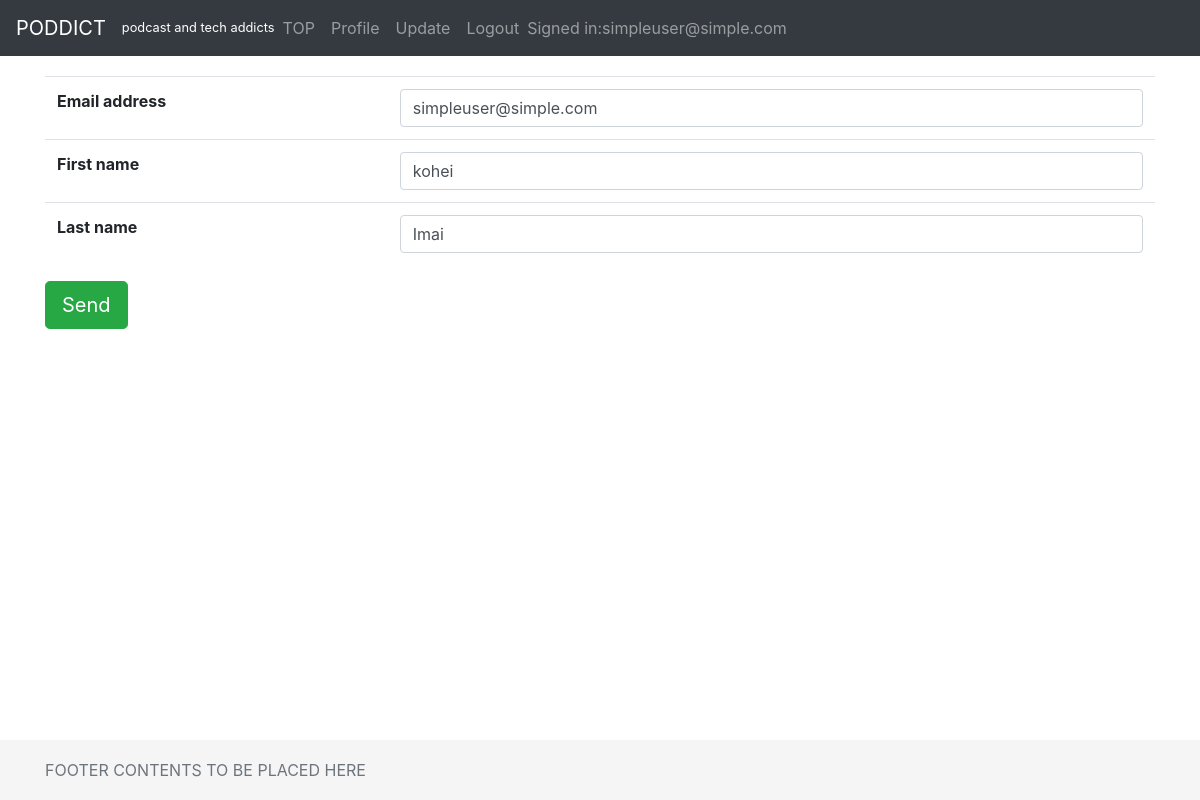
Before: /register/user_update/3/ (signed in) with the older database file.
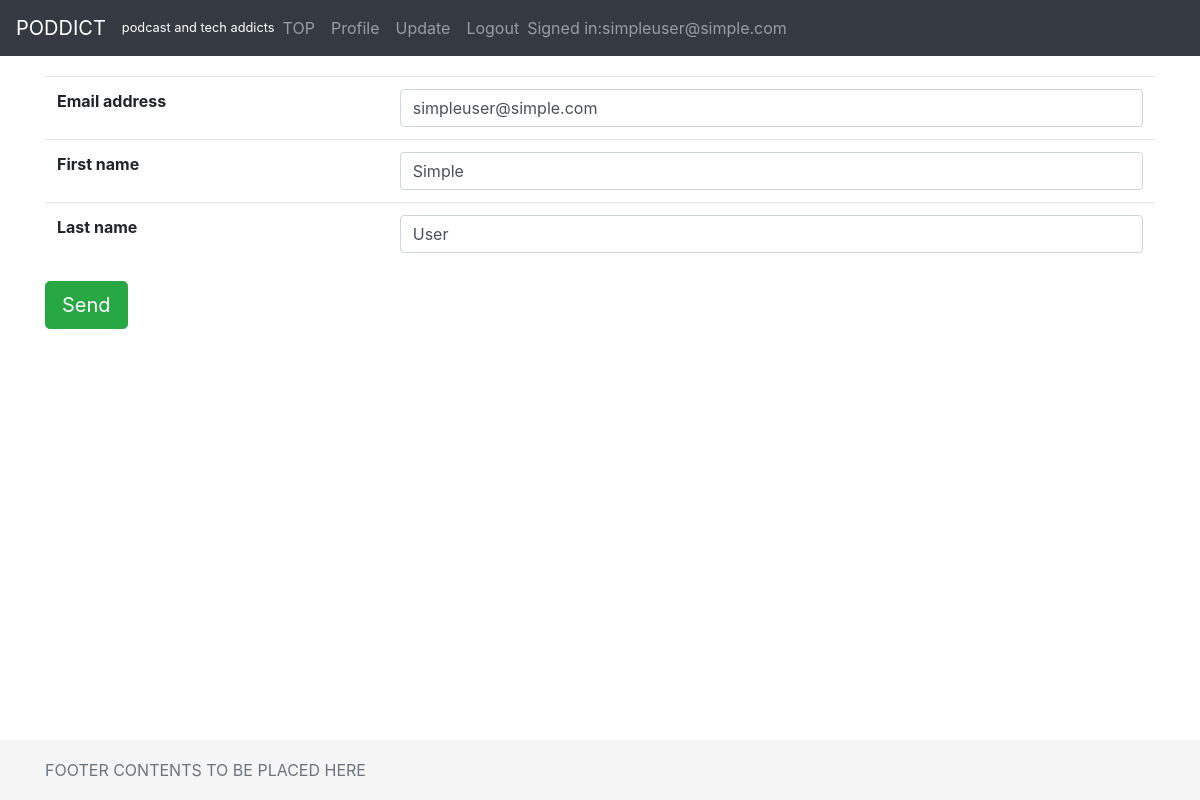
After: the same page with the newer database file.
### register/models.py (models this page shows, shortened)
    class User(AbstractBaseUser, PermissionsMixin):
        email = models.EmailField(_('email address'),unique=True)
        first_name = models.CharField(_('first name'),max_length=30,blank=True)
        last_name = models.CharField(_('last name'),max_length=150,blank=True)
        is_staff = models.BooleanField(
            _('staff status'),
            default=False,
            help_text=_(
                'Designates whether the user can log into this admin site.'),
        )
        is_active = models.BooleanField(
            _('active'),
            default=True,
            help_text=_(
                'Designates wheter this user should be treated as active.'
                'Unselect this instead of deleting accounts.'
            ),
        )
        date_joined = models.DateTimeField(_('date joined'),default=timezone.now)
        objects = UserManager()
        EMAIL_FIELD = 'email'
        USERNAME_FIELD = 'email'
        REQUIRED_FIELDS = []
        class Meta:
            verbose_name = _('user')
            verbose_name_plural = _('users')

### register/views.py (the view, shortened to what this page needs)
# urls.py: path('user_update/<int:pk>/', views.UserUpdate.as_view(), name='user_update'),
class UserUpdate(OnlyYouMixin, generic.UpdateView):
    model = User
    form_class = UserUpdateForm
    template_name = 'register/user_form.html'

### register/forms.py
class UserUpdateForm(forms.ModelForm):
    class Meta:
        model = User
        if User.USERNAME_FIELD == 'email':
            fields = ('email', 'first_name', 'last_name')
        else:
            fields = ('username', 'email', 'first_name', 'last_name')
    def __init__(self, *args, **kwargs):
        super().__init__(*args, **kwargs)
        for field in self.fields.values():
            field.widget.attrs['class'] = 'form-control'

### register/views.py (called while the page is built)
    def test_func(self):
        user = self.request.user
        return user.pk == self.kwargs['pk'] or user.is_superuser

### templates/register/user_form.html (shortened to what this page needs)
{% extends "base.html" %}
{% block contents %}
<form action="" method="POST">
  <table class="table">
    <tbody>
      {% for field in form %}
        <tr>
          <th><label for="{{ field.id_for_label }}">{{ field.label }}</label></th>
          <td>{{ field }} {{field.erros }}</td>
        </tr>
      {% endfor %}
    </tbody>
  </table>
  <button type="submit" class="btn btn-success btn-lg">Send</button>
</form>
{% endblock %}

### pdblog/templates/base.html (shortened to what this page needs)
{% load staticfiles %}
<!doctype html>
<html lang="en">
  <head>
    <link href="{% static 'css/sticky-footer-navbar.css' %}" rel="stylesheet">
    <link href="{% static 'css/pd_bootstrap.css' %}" rel="stylesheet">
</head>
  <body>
    <header>
      <nav class="navbar navbar-expand-md navbar-dark fixed-top bg-dark">
        <a class="navbar-brand" href="{% url 'pdblog:article_list' %}">PODDICT</a>
        <small style="Color:white">podcast and tech addicts</small>
        <div class="collapse navbar-collapse" id="navbarCollapse">
          <ul class="navbar-nav mr-auto">
            <li class="nav-item {% block nav_activate %}{% endblock %}">
              <a class="nav-link" href="{% url 'pdblog:article_list' %}">TOP<span class="sr-only">(current)</span></a></li>
            {% if user.is_authenticated %}
            <li><a class="nav-item nav-link" href="{% url 'register:user_detail' user.pk %}">Profile</a></li>
            <li><a class="nav-item nav-link" href="{% url 'register:user_update' user.pk %}">Update</a></li>
            <li><a class="nav-item nav-link" href="{% url 'register:logout' %}">Logout</a></li>
            <li class="navbar-text">Signed in:{{ user }}</li>
            {% else %}
            <li class="nav-item"><a class="nav-item nav-link" href="{% url 'register:login' %}">
              Login.
              </a>
            </li>
            {% endif %}
          </ul>
        </div>
      </nav>
    </header>
    <main role="main" class="container mt-3">
        {% block contents %}{% endblock %}
    </main>
    <footer class="footer">
      <div class="container">
        <span class="text-muted"> FOOTER CONTENTS TO BE PLACED HERE </span>
      </div>
    </footer>
 </body>
</html>

Changed rows visible on the page:
changed User "simpleuser@simple.com": first_name "kohei" → "Simple"; last_name "Imai" → "User"
